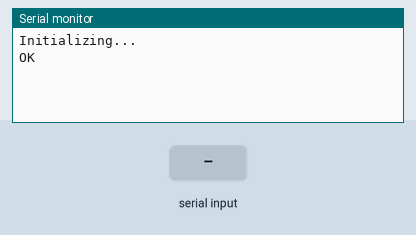
Simulated run of this sketch. Board: Arduino Mega 2560, built with avr-gcc and run on an emulated ATmega2560. On the bench: the last lines printed to the serial monitor. Inputs (shaded band) come from the test bench. The modem accepts every AT command (registered, SIM ready, sends succeed) and sends nothing else.

Above: at 2.2 s.
2.3 s: "1" received over the second serial link
At 3.1 s:
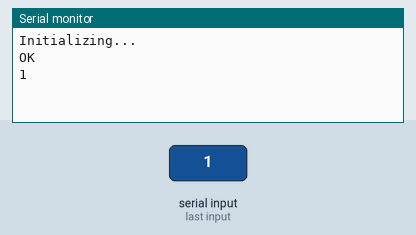
3.8 s: "0" received over the second serial link
At 4.3 s:
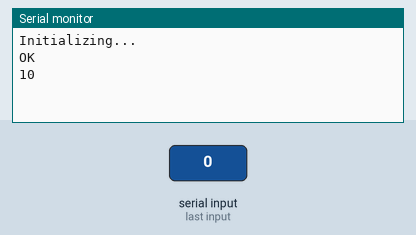

Measured:
- after the input at 2.3 s, the serial monitor: prints a new line at once (image 1)
- after the input at 3.8 s, the serial monitor: prints a new line at once (image 2)

The sketch:

gsmModule.ino
```cpp
#include <SoftwareSerial.h>

//Create software serial object to communicate with SIM800L
//SoftwareSerial mySerial(6, 7); //SIM800L Tx & Rx is connected to Arduino #3 & #2
#define mySerial Serial1

int gsmcheck;
char atRxBuffer[100];
uint8_t index = 0;

char buf[5] = {'\0','\0','\0','\0','\0'};
char i=0;

void setup()
{
  //Begin serial communication with Arduino and Arduino IDE (Serial Monitor)
  Serial.begin(9600);
  //Begin serial communication with Arduino and SIM800L
  mySerial.begin(9600);

  Serial.println("Initializing...");
  delay(1000);

  mySerial.println("AT"); //Once the handshake test is successful, it will back to OK
  updateSerial();
//  mySerial.println("AT+SAPBR=3,1,\"APN\",\"tim\""); //Signal quality test, value range is 0-31 , 31 is the best
//  updateSerial();
//  mySerial.println("AT+SAPBR=1,1"); //Read SIM information to confirm whether the SIM is plugged
//  updateSerial();
//  mySerial.println("AT+HTTPINIT"); //Check whether it has registered in the network
//  updateSerial();
////  mySerial.println("AT");
////    updateSerial();
////  mySerial.println("AT+SAPBR=3,1,\"APN\",\"tim\"");
////    updateSerial();
////  mySerial.println("AT+SAPBR=1,1");
////  updateSerial();
////  mySerial.println("AT+HTTPINIT");
////  updateSerial();
//  mySerial.println("AT+HTTPSSL=1");
//  updateSerial();
//  mySerial.println("AT+HTTPPARA=\"CID\",1");
//  updateSerial();
//  mySerial.println("AT+HTTPPARA=\"URL\",\"bluberstg.firebaseio.com/usuario.json\"");
//  updateSerial();
//  mySerial.println("AT+HTTPDATA=10,1000");
//  updateSerial();
//  mySerial.write("-25,146458");
//  updateSerial();
//  mySerial.write("AT+HTTPACTION=0");
//  updateSerial();
////  mySerial.println("AT+HTTPTERM");
////  updateSerial();
////  mySerial.println("AT+SAPBR=0,1");
////  updateSerial();
}
void loop()
{
  updateSerial();
}

void updateSerial()
{
  //delay(500);
  while (Serial.available())
  {
    mySerial.write(Serial.read());//Forward what Serial received to Software Serial Port
  }
  while(mySerial.available())
  {
    Serial.write(mySerial.read());//Forward what Software Serial received to Serial Port
  }
}
```
